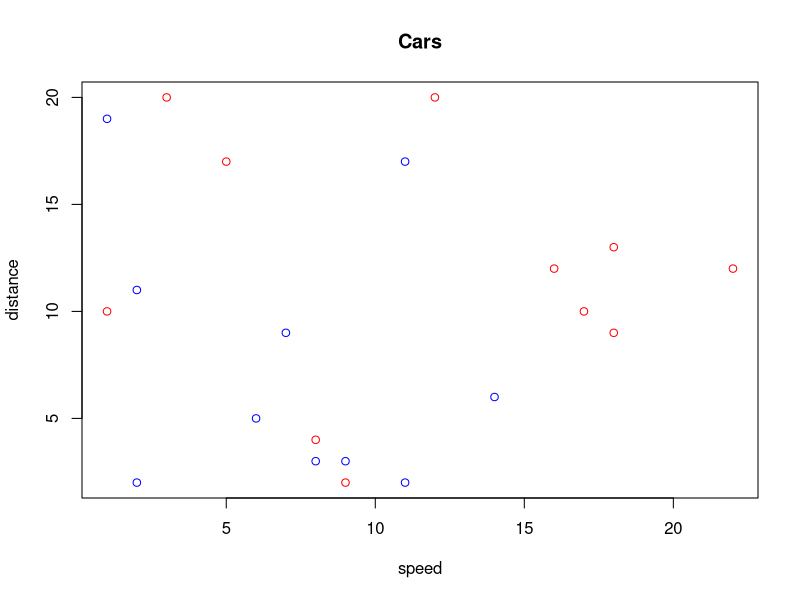

Source code (R):
x<-c(1,12,18,22,8,9,18,17,16,5,3)
y<-c(10,20,13,12,4,2,9,10,12,17,20)
plot(x,y,main="Cars", xlab="speed", ylab="distance", col="red")

x2<-c(10,11,9,2,7,6,8,14,11,2,1)
y2<-c(1,2,3,2,9,5,3,6,17,11,19)
points(x2,y2,col="blue")
